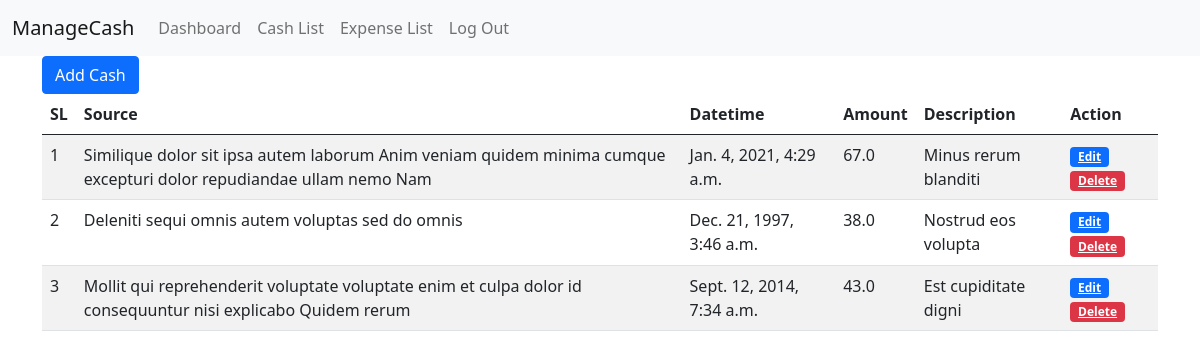
Screenshot of /cash-list/ (signed in) with the database file from the repository.
### ManageCash/models.py (models this page shows, shortened)
class AddCashModel(models.Model):
    user = models.ForeignKey(
        CustomUserModel,
        on_delete=models.CASCADE,
        related_name='cash_info',
        null=True
        )
    source = models.CharField(max_length=200,null=True)
    datetime = models.DateTimeField(null=True)
    amount = models.FloatField(null=True)
    description = models.TextField(null=True)

### ManageCash/views.py (the view)
# urls.py: path('cash-list/', cash_list, name="cash_list"),
@login_required
def cash_list(request):
    cash_data = AddCashModel.objects.filter(user=request.user)
    context = {
        'cash_data': cash_data
    }
    return render(request, 'cash-list.html',context)

### ManageCash/templates/cash-list.html (shortened to what this page needs)
{% extends 'master/base.html' %}
{% block body %}
<a href="{% url 'add_cash' %}" class="btn btn-primary">Add Cash</a>
<table class="table table-striped">
    <thead>
        <tr>
            <th>SL</th>
            <th>Source</th>
            <th>Datetime</th>
            <th>Amount</th>
            <th>Description</th>
            <th>Action</th>
        </tr>
    </thead>
    <tbody>
        {% for cash in cash_data %}
        <tr>
            <td>{{forloop.counter}}</td>
            <td>{{cash.source}}</td>
            <td>{{cash.datetime}}</td>
            <td>{{cash.amount}}</td>
            <td>{{cash.description}}</td>
            <td>
                <a href="{% url 'update_cash' cash.id %}" class="badge bg-primary">Edit</a>
                <a href="{% url 'delete_cash' cash.id %}" class="badge bg-danger">Delete</a>
            </td>
        </tr>
        {% endfor %}
    </tbody>
</table>
{% endblock body %}

### rows the page displays
AddCashModel: source "Similique dolor sit ipsa autem laborum Anim veniam quidem minima cumque excepturi dolor repudiandae ullam nemo Nam", datetime "Jan. 4, 2021, 4:29 a.m.", amount "67.0", description "Minus rerum blanditi"
AddCashModel: source "Deleniti sequi omnis autem voluptas sed do omnis", datetime "Dec. 21, 1997, 3:46 a.m.", amount "38.0", description "Nostrud eos volupta"
AddCashModel: source "Mollit qui reprehenderit voluptate voluptate enim et culpa dolor id consequuntur nisi explicabo Quidem rerum", datetime "Sept. 12, 2014, 7:34 a.m.", amount "43.0", description "Est cupiditate digni"
